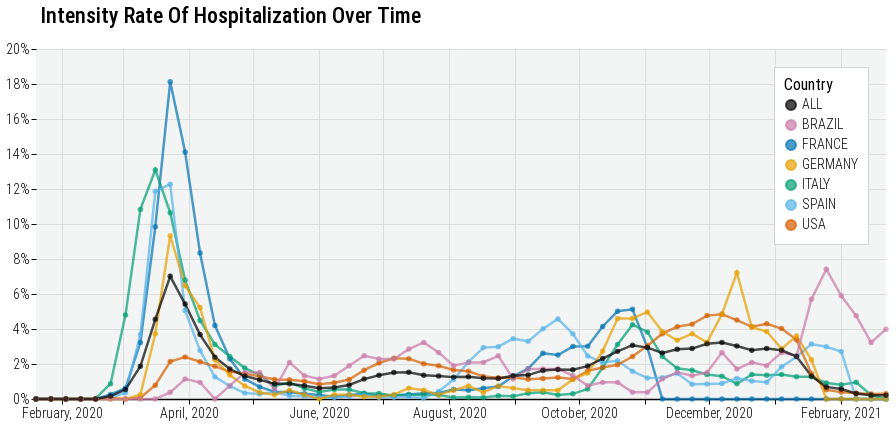

The cell this chart's notebook holds for it:
### Code cell
d = df.copy()

d = d[d.week <= '2021-02-28']

# Already sorted
d['percentage_smooth'] = df.groupby('country').percentage.apply(lambda x : x.shift().rolling(3, min_periods=1).mean().fillna(x))

plot = alt.Chart(
    d
).mark_line(
    size=2.5,
    point=alt.OverlayMarkDef(filled=True, strokeWidth=4, opacity=0.7),
    opacity=0.7
).encode(
    x=alt.X("week:T", title=None, axis=alt.Axis(format=("%B, %Y"), tickCount=7.9, labelAngle=0)), # https://github.com/d3/d3-time-format#locale_format
    y=alt.Y("percentage:Q", title=None, axis=alt.Axis(format=".0%")),
    color=alt.Color("country:N", scale=alt.Scale(domain=COUNTRY, range=COUNTRY_COLOR), title='Country'),
).properties(
    width=850,
    height=350
)

# text = plot.mark_text(
#     size=16, dx=0, dy=-5, color='white', baseline='bottom', fontWeight=500
# ).encode(
# #     x=alt.X('month:N'),
# #     y=alt.Y('value:Q', stack='zero'),
#     x=alt.X("wave:N", title=None, axis=alt.Axis(labels=False)),
#     y=alt.Y("percentage:Q", title=None, scale=alt.Scale(format=".1%")),
# #     detail='cat:N',
#     text=alt.Text('n_all:Q'),#, format='.0%'),
# #     order="order:O",
# #     opacity=alt.Opacity('visibility:N', scale=alt.Scale(domain=[True, False], range=[1, 0]))
# )

# plot = (plot).facet(
#     row=alt.Row("country:N", header=alt.Header(title=None), sort=COUNTRY)
# ).resolve_scale(color='shared')

plot = plot.properties(
    title={
        "text": [
            f"Intensity Rate Of Hospitalization Over Time"
        ],
        "dx": 35,
#         "subtitle": [
#             get_visualization_subtitle(data_release=data_release, with_num_sites=False)
#         ],
        "subtitleColor": "gray",
    }
)


# plot = alt.vconcat(*(
#     plot_lab(df=df, lab=lab) for lab in unique_sites
# ), spacing=30)

plot = apply_theme(
    plot,
    axis_y_title_font_size=16,
    title_anchor='start',
    legend_orient='top-right',
    legend_title_orient='top',
    axis_label_font_size=14,
    header_label_font_size=16,
    point_size=30,
    axis_tick_color='black'
)

plot

# d

### Figure 1 — Vega-Lite specification as saved in the notebook (floating-point values rounded to 4 significant figures; data arrays with more than 128 entries replaced by an {"elided": "..."} marker saying what was removed)
{"config": {"view": {"continuousWidth": 400, "continuousHeight": 300, "fill": "#F3F5F5", "strokeWidth": 0}, "axis": {"domainColor": "black", "domainWidth": 1.5, "labelFontSize": 14, "labelFontWeight": 300, "labelLimit": 1000, "tickColor": "black", "titleFontSize": 16, "titleFontWeight": 400, "titlePadding": 10}, "axisX": {"labelAngle": 0}, "axisY": {"domain": false, "titleFontSize": 16}, "concat": {"spacing": 0}, "font": "Roboto Condensed", "header": {"labelFontSize": 16, "labelOrient": "bottom", "titleFontSize": 16, "titleFontWeight": "bold"}, "legend": {"cornerRadius": 0, "fillColor": "white", "gradientLength": 50, "labelFontSize": 14, "labelFontWeight": 300, "orient": "top-right", "padding": 10, "strokeColor": "lightgray", "symbolStrokeWidth": 2, "symbolType": "circle", "titleFontSize": 16, "titleFontWeight": 400, "titleOrient": "top"}, "point": {"size": 30}, "title": {"align": "left", "anchor": "start", "dy": -10, "fontSize": 22, "fontWeight": 500, "subtitleFontSize": 16, "subtitlePadding": 5}}, "data": {"name": "data-1ae7c2ccc05a62483dc8ae6f1370b15c"}, "mark": {"type": "line", "opacity": 0.7, "point": {"filled": true, "opacity": 0.7, "strokeWidth": 4}, "size": 2.5}, "encoding": {"color": {"type": "nominal", "field": "country", "scale": {"domain": ["ALL", "BRAZIL", "FRANCE", "GERMANY", "ITALY", "SPAIN", "USA"], "range": ["black", "#CB7AA7", "#0072B2", "#E79F00", "#029F73", "#57B4E9", "#D45E00"]}, "title": "Country"}, "x": {"type": "temporal", "axis": {"format": "%B, %Y", "labelAngle": 0, "tickCount": 7.9}, "field": "week", "title": null}, "y": {"type": "quantitative", "axis": {"format": ".0%"}, "field": "percentage", "title": null}}, "height": 350, "title": {"text": ["Intensity Rate Of Hospitalization Over Time"], "dx": 35, "subtitleColor": "gray"}, "width": 850, "$schema": "https://vega.github.io/schema/vega-lite/v4.8.1.json", "datasets": {"data-1ae7c2ccc05a62483dc8ae6f1370b15c": {"elided": "406 records"}}}
